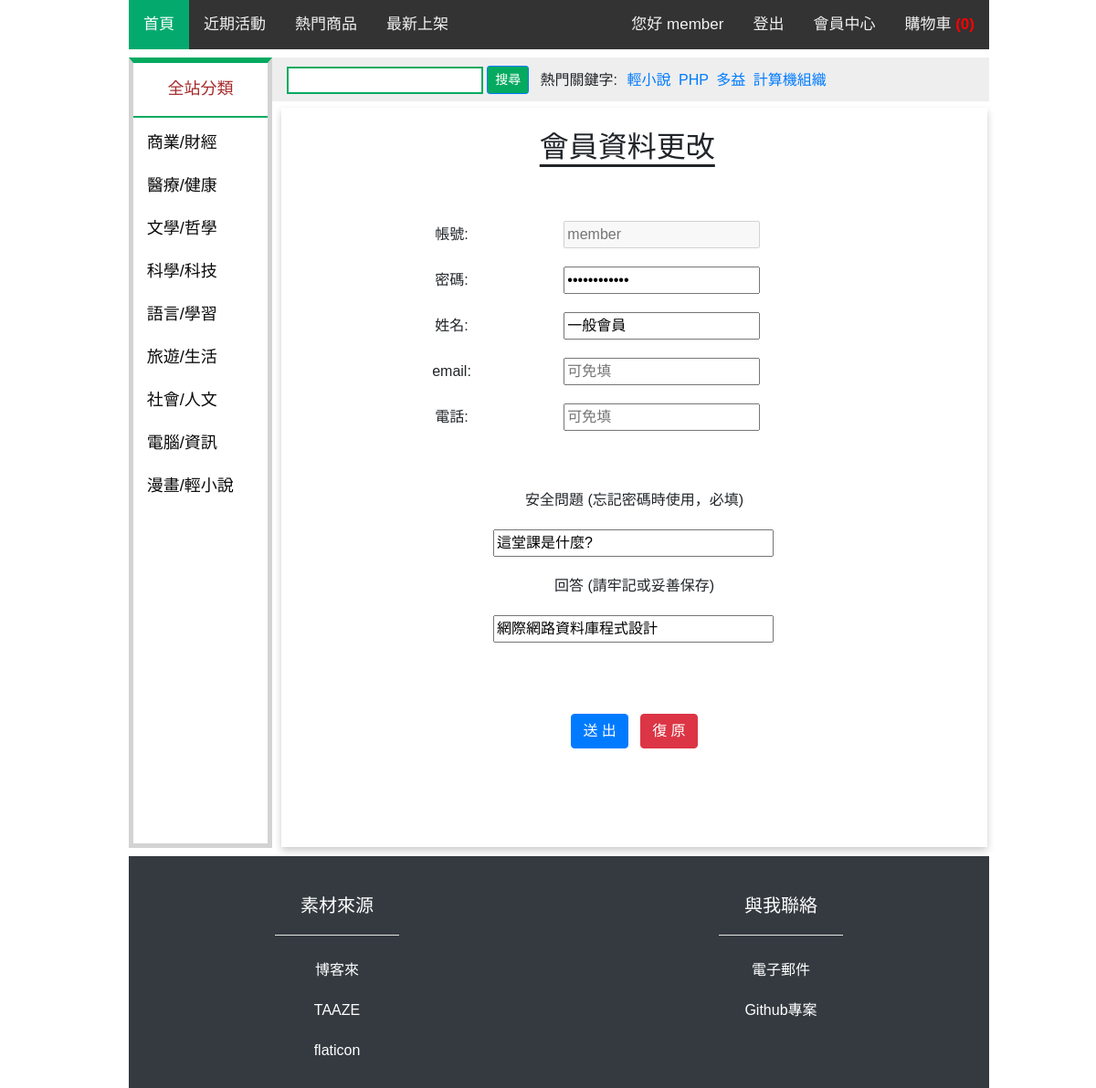
/member.php (signed in), run on the app's committed database.
### tables this page shows
CREATE TABLE `user` (
  `account` varchar(20) NOT NULL,
  `pw` varchar(20) NOT NULL,
  `user_name` varchar(20) DEFAULT NULL,
  `email` varchar(50) DEFAULT NULL,
  `phone` varchar(20) DEFAULT NULL,
  `question` text DEFAULT NULL,
  `answer` text DEFAULT NULL,
  `status` int(11) NOT NULL,
  `level` int(11) NOT NULL
);

### member.php (the view, shortened to what this page needs)
<?php
$user = $_SESSION['account'];
$link = mysqli_connect("localhost", "root", "root123456", "group_07") or die("無法開啟MySQL資料庫連結!<br>");
mysqli_query($link, 'SET CHARACTER SET utf8');
mysqli_query($link, "SET collation_connection = 'utf8_unicode_ci'");
$sql = "SELECT * FROM user where account='$user'";
if ($result = mysqli_query($link, $sql)) {
    if ($row = mysqli_fetch_assoc($result))
        mysqli_free_result($result);
}
?>
<!DOCTYPE html>
<html lang="en">
<head>
    <?php include("import.php"); ?>
</head>
<body>
    <div class="container-fulid">
        <?php include("topnav.php"); ?>
        <div class="row" style="margin-top: 1%;">
            <div class="col-2 d-none d-lg-block" style="padding: 0px; border: 5px lightgray solid; border-top: 6px #04AA60 solid;">
                <div class="categorybox">
                    <p class="category" style="margin-top: 4%; margin-right: 10%; text-align: center; color: brown; padding-bottom: 0px;">
                        全站分類</p>
                </div>
                <a href="" class="category">商業/財經</a>
                <a href="" class="category">醫療/健康</a>
                <a href="" class="category">文學/哲學</a>
                <a href="" class="category">科學/科技</a>
                <a href="" class="category">語言/學習</a>
                <a href="" class="category">旅遊/生活</a>
                <a href="" class="category">社會/人文</a>
                <a href="" class="category">電腦/資訊</a>
                <a href="" class="category">漫畫/輕小說</a>
            </div>
            <div class="col-12 col-lg-10">
                <div class="row">
                    <?php include("searchbar.php"); ?>
                </div>
                <div class="row">
                    <div class="col-12" style="padding-left: 10px; padding-right:2px;">
                        <form class="form-horizontal" id="form1" name="form1" action="member_verify.php" method="POST">
                            <div class="form-group logbox">
                                <h2 style="margin-right:2%;text-align:center; text-decoration:underline; text-underline-position: under;">會員資料更改</h2>
                                <br>
                                <table cellspacing="2" cellpadding="10" align=center>
                                    <tr>
                                        <td colspan="2"><span id='show_msg' style="color:red"></span></td>
                                    </tr>
                                    <tr>
                                        <td class="control-label" width='50' style="font-size:12pt">帳號:</td>
                                        <td width='400'>
                                            <input type="text" name="p_usr" id="p_usr" maxLength="12" disabled placeholder="<?php echo $row['account'];?>">
                                            <label for="p_user" class="error"></label>
                                        </td>
                                    </tr>
                                    <tr>
                                        <td class="control-label" width='50'>密碼:</td>
                                        <td width='400'>
                                            <input type="password" name="pwd" id="pwd" maxLength="12" value="<?php echo $row['pw'];?>">
                                            <label for="pwd" class="error"></label>
                                        </td>
                                    </tr>
                                    <tr>
                                        <td class="control-label" width='50'>姓名:</td>
                                        <td width='400'>
                                            <input type="text" name="name" id="name" maxLength="12" placeholder="可免填" value="<?php echo $row['user_name'];?>">
                                            <label for="name" class="error"></label>
                                        </td>
                                    </tr>
                                    <tr>
                                        <td class="control-label" width='50'>email:</td>
                                        <td width='400'>
                                            <input type="text" name="email" id="email" maxLength="30" placeholder="可免填" value="<?php echo $row['email'];?>">
                                            <label for="email" class="error"></label>
                                        </td>
                                    </tr>
                                    <tr>
                                        <td class="control-label" width='50'>電話:</td>
                                        <td width='400'>
                                            <input type="text" name="phone" id="phone" maxLength="12" placeholder="可免填" value="<?php echo $row['phone'];?>">
                                            <label for="phone" class="error"></label>
                                        </td>
                                    </tr>
                                    <tr>
                                        <td colspan="2">&nbsp;</td>
                                    </tr>
                                    <tr>
                                        <td class="control-label" colspan="2">安全問題&nbsp;(忘記密碼時使用，必填)</td>
                                    </tr>
                                    <tr>
                                        <td colspan="2">
                                            <input type="text" name="question" id="question" size="30" maxlength="30" placeholder="最多30字(例如: 您就讀哪間高中?)" value="<?php echo $row['question'];?>">
                                            <label for="question" class="error"></label>
                                        </td>
                                    </tr>
                                    <tr>
                                        <td class="control-label" colspan="2">回答&nbsp;(請牢記或妥善保存)</td>
                                    </tr>
                                    <tr>
                                        <td colspan="2">
                                            <input type="text" name="answer" id="answer" size="30" maxlength="30" placeholder="最多30字" value="<?php echo $row['answer'];?>">
                                            <label for="answer" class="error"></label>
                                        </td>
                                    </tr>
                                    <tr>
                                        <td colspan="2">&nbsp;</td>
                                    </tr>
                                </table>
                                <br>
                                <button type="submit" class="btn btn-primary">送 出</button>&nbsp;&nbsp;
                                <button type="reset" class="btn btn-danger">復 原</button>
                            </div>
                        </form>
                    </div>
                </div>
            </div>
        </div>
        <?php include("footer.php"); ?>
    </div>
</body>
</html>

### css/style.css (style rules this page uses)
body { font-family: 'Noto Sans TC', sans-serif, '微軟正黑體'; padding: 0px; }
@media only screen and (min-width: 900px) { body { width: 76%; margin-left: 13%; } }
.category { display: block; padding-top: 10px; padding-bottom: 10px; padding-left: 10%; padding-right: 0px; font-size: 18px; color: rgb(10, 10, 10); }
.categorybox { border-bottom: 2px #04AA60 solid; margin-left: 0px; margin-right: 0px; margin-bottom: 4px; }
.logbox { padding-top: 3%; padding-bottom: 14%; box-shadow: 0 4px 8px 0 rgba(0, 0, 0, 0.2); text-align: center; margin-bottom: 1px; }

### member.php (style rules this page uses)
.error { color: #D82424; font-weight: normal; font-family: "微軟正黑體"; display: inline; padding: 1px; }

### data on the page
user: p_usr "member", name "一般會員", question "這堂課是什麼?", answer "網際網路資料庫程式設計"

### other printed values
$_SESSION['cnt'] "0"
$_SESSION['account'] "member"
